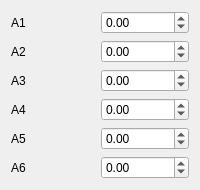
               <widget class="QWidget" name="page_3">
                <layout class="QGridLayout" name="gridLayout_20">
                 <item row="0" column="0">
                  <widget class="QLabel" name="lbHomeStatus_10">
                   <property name="text">
                    <string>A1</string>
                   </property>
                  </widget>
                 </item>
                 <item row="0" column="1">
                  <widget class="QDoubleSpinBox" name="txRobotRefPosA1">
                   <property name="readOnly">
                    <bool>false</bool>
                   </property>
                   <property name="decimals">
                    <number>2</number>
                   </property>
                   <property name="minimum">
                    <double>-999999.000000000000000</double>
                   </property>
                   <property name="maximum">
                    <double>999999.989999999990687</double>
                   </property>
                   <property name="value">
                    <double>0.000000000000000</double>
                   </property>
                  </widget>
                 </item>
                 <item row="1" column="0">
                  <widget class="QLabel" name="lbHomeStatus_21">
                   <property name="text">
                    <string>A2</string>
                   </property>
                  </widget>
                 </item>
                 <item row="1" column="1">
                  <widget class="QDoubleSpinBox" name="txRobotRefPosA2">
                   <property name="readOnly">
                    <bool>false</bool>
                   </property>
                   <property name="decimals">
                    <number>2</number>
                   </property>
                   <property name="minimum">
                    <double>-999999.000000000000000</double>
                   </property>
                   <property name="maximum">
                    <double>999999.989999999990687</double>
                   </property>
                   <property name="value">
                    <double>0.000000000000000</double>
                   </property>
                  </widget>
                 </item>
                 <item row="2" column="0">
                  <widget class="QLabel" name="lbHomeStatus_22">
                   <property name="text">
                    <string>A3</string>
                   </property>
                  </widget>
                 </item>
                 <item row="2" column="1">
                  <widget class="QDoubleSpinBox" name="txRobotRefPosA3">
                   <property name="readOnly">
                    <bool>false</bool>
                   </property>
                   <property name="decimals">
                    <number>2</number>
                   </property>
                   <property name="minimum">
                    <double>-999999.000000000000000</double>
                   </property>
                   <property name="maximum">
                    <double>999999.989999999990687</double>
                   </property>
                   <property name="value">
                    <double>0.000000000000000</double>
                   </property>
                  </widget>
                 </item>
                 <item row="3" column="0">
                  <widget class="QLabel" name="lbHomeStatus_23">
                   <property name="text">
                    <string>A4</string>
                   </property>
                  </widget>
                 </item>
                 <item row="3" column="1">
                  <widget class="QDoubleSpinBox" name="txRobotRefPosA4">
                   <property name="readOnly">
                    <bool>false</bool>
                   </property>
                   <property name="decimals">
                    <number>2</number>
                   </property>
                   <property name="minimum">
                    <double>-999999.000000000000000</double>
                   </property>
                   <property name="maximum">
                    <double>999999.989999999990687</double>
                   </property>
                   <property name="value">
                    <double>0.000000000000000</double>
                   </property>
                  </widget>
                 </item>
                 <item row="4" column="0">
                  <widget class="QLabel" name="label_3">
                   <property name="text">
                    <string>A5</string>
                   </property>
                  </widget>
                 </item>
                 <item row="4" column="1">
                  <widget class="QDoubleSpinBox" name="txRobotRefPosA5">
                   <property name="readOnly">
                    <bool>false</bool>
                   </property>
                   <property name="decimals">
                    <number>2</number>
                   </property>
                   <property name="minimum">
                    <double>-999999.000000000000000</double>
                   </property>
                   <property name="maximum">
                    <double>999999.989999999990687</double>
                   </property>
                   <property name="value">
                    <double>0.000000000000000</double>
                   </property>
                  </widget>
                 </item>
                 <item row="5" column="0">
                  <widget class="QLabel" name="label_4">
                   <property name="text">
                    <string>A6</string>
                   </property>
                  </widget>
                 </item>
                 <item row="5" column="1">
                  <widget class="QDoubleSpinBox" name="txRobotRefPosA6">
                   <property name="readOnly">
                    <bool>false</bool>
                   </property>
                   <property name="decimals">
                    <number>2</number>
                   </property>
                   <property name="minimum">
                    <double>-999999.000000000000000</double>
                   </property>
                   <property name="maximum">
                    <double>999999.989999999990687</double>
                   </property>
                   <property name="value">
                    <double>0.000000000000000</double>
                   </property>
                  </widget>
                 </item>
                </layout>
               </widget>
